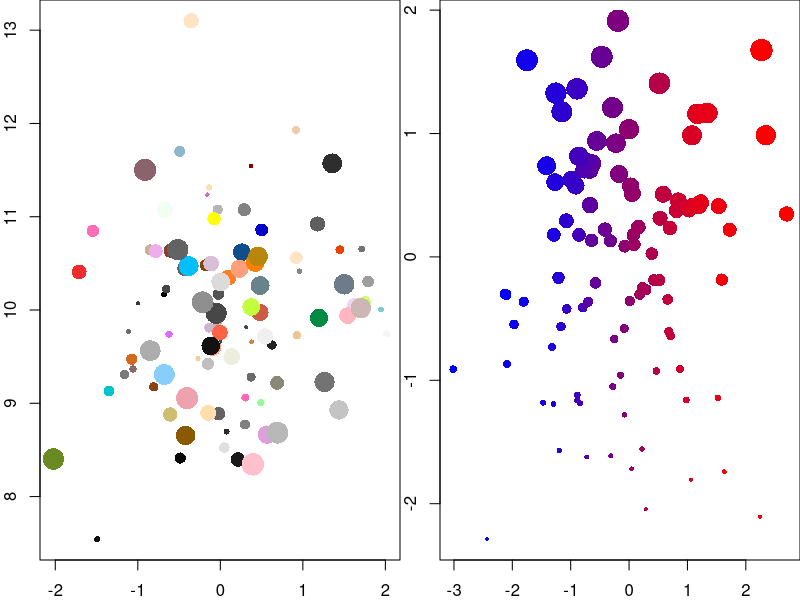
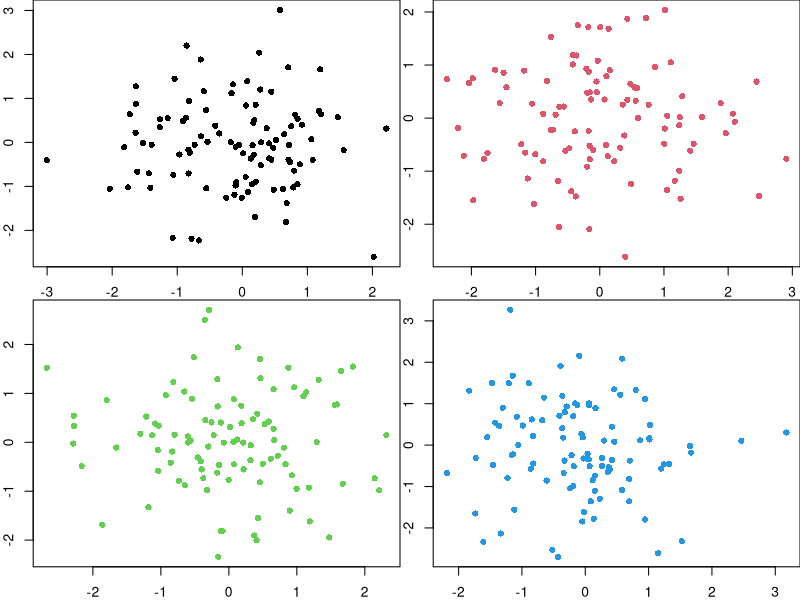
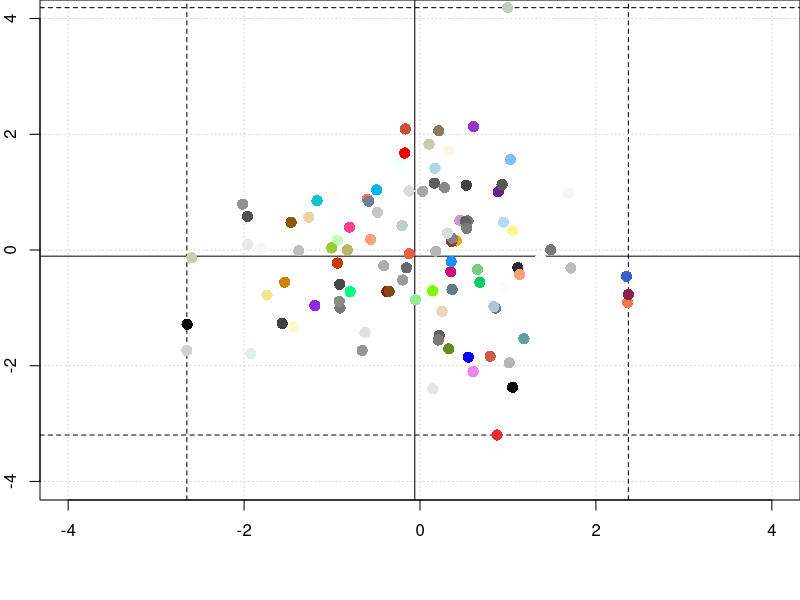
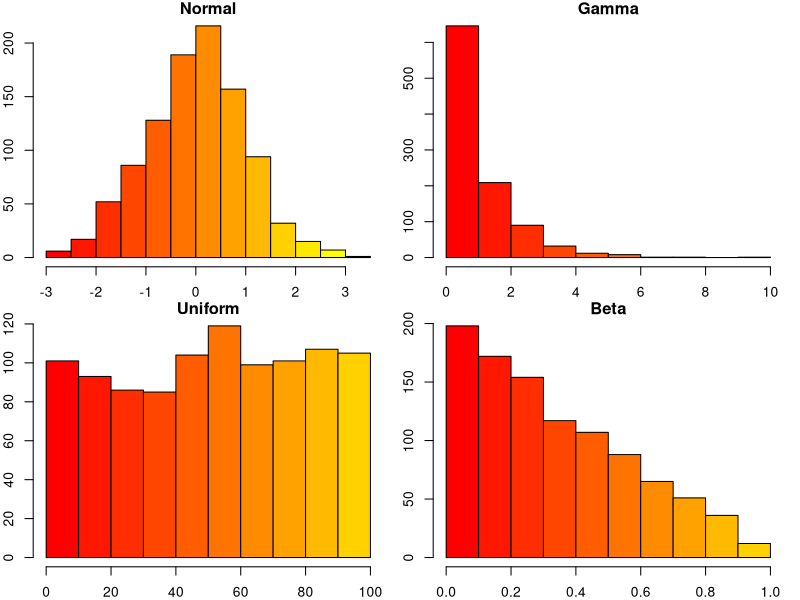
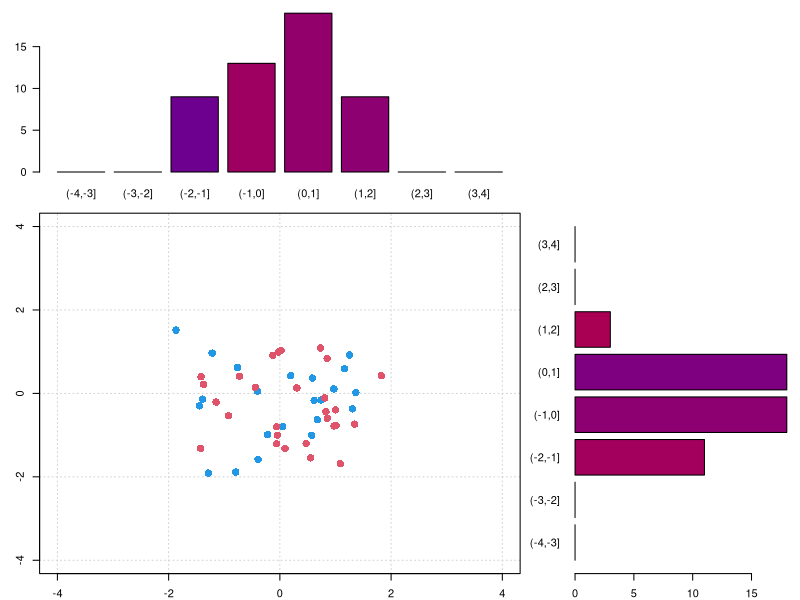
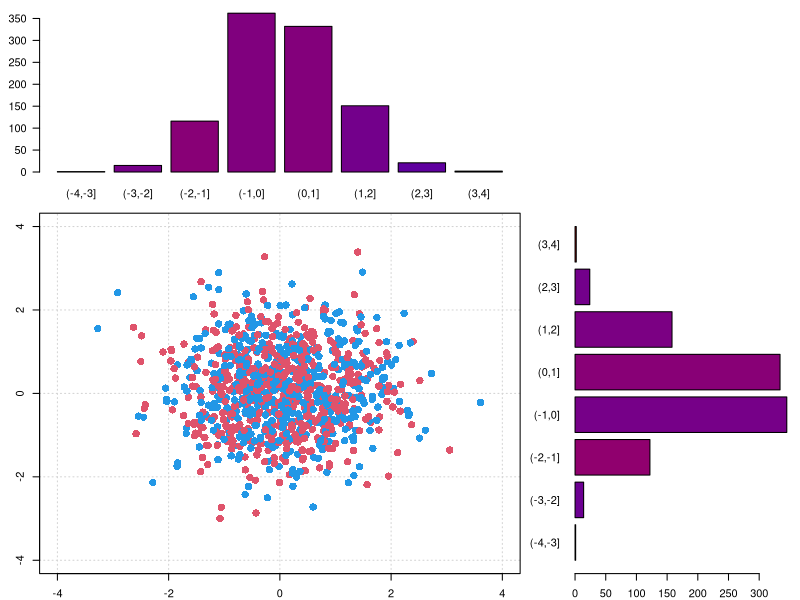
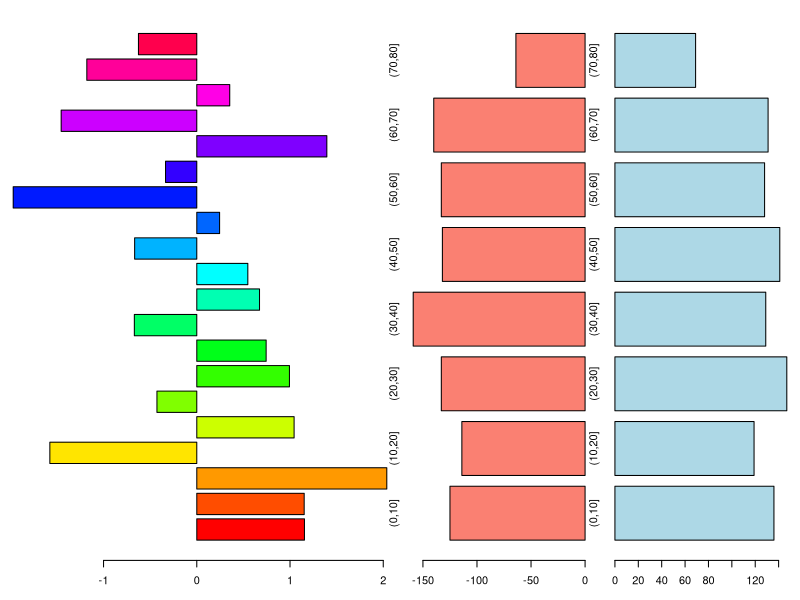
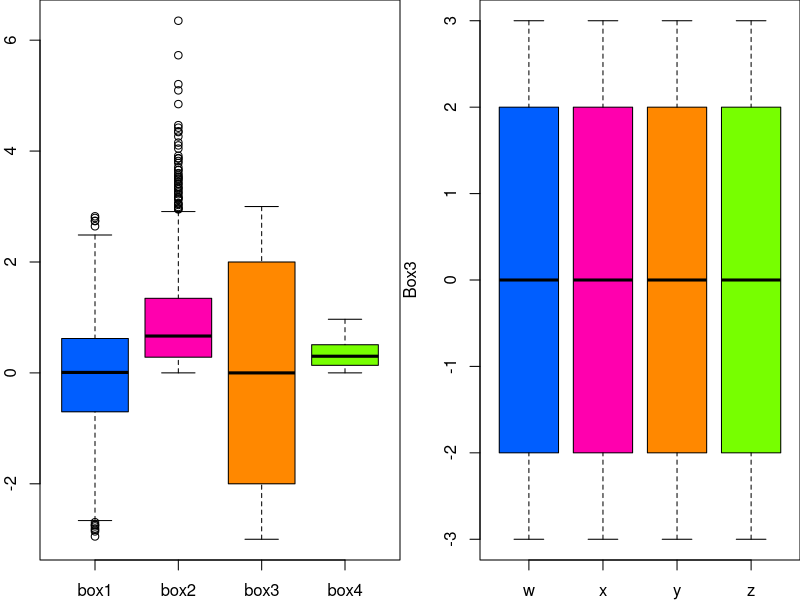

The R source for these figures, in order:
## ---- chunk 1
pdf(file = "./999_cahierCouleurs/Figure10-7.pdf", height = 2.5, width = 7)
  par(mfrow = c(1, 2))
  myX <- rnorm(100, mean = 0, sd = 1)
  myY <- rnorm(100, mean = 10, sd = 1)
  par(mar = c(2, 2, 0, 0))
  plot(x = myX, y = myY, xlab = "", cex.lab = 1.5, ylab = "",
    cex = seq(from = 0.5, to = 3, length.out = 100),
    pch = 16,
    col = sample(colors(), 100))
  myX <- rnorm(100)
  myY <- rnorm(100)
  dfGraph <- data.frame(myX, myY)
  dfGraph <- dfGraph[order(dfGraph$myX),]
  dfGraph$myCol <- colorRampPalette(c("blue", "red"))(100)
  dfGraph <- dfGraph[order(dfGraph$myY),]
  dfGraph$myCex <- seq(from = 0.5, to = 3, length.out = 100)
  plot(x = dfGraph$myX, y = dfGraph$myY, 
    cex = dfGraph$myCex, pch = 16, col = dfGraph$myCol, 
    xlab = "", ylab = "")
dev.off()
## ---- chunk 2
pdf(file = "./999_cahierCouleurs/Figure10-11.pdf", height = 4.5, width = 7)
  par(mfrow = c(2, 2), mar = c(2, 2, 0, 0))
  graph4 <- lapply(1:4, function(i){
    plot(x = rnorm(100), y = rnorm(100),
      xlab = "", ylab = "",
      col = i, pch = 16,)
  })
dev.off()
## ---- chunk 3
pdf(file = "./999_cahierCouleurs/Figure10-12.pdf", height = 4.5, width = 7)
  myX <- rnorm(100)
  myY <- rnorm(100)
  par(mar = c(5, 2, 0, 0)) 
  plot(x = myX, y = myY, xlab = "", ylab = "",
    xlim = c(-4, 4), ylim = c(-4, 4),   
    pch = 16, cex = 1.5, 
    col = sample(colors(), size = 100),
    panel.first = {
      grid()
      abline(v = c(min(myX), max(myX)), lty = 2)
      abline(h = c(min(myY), max(myY)), lty = 2)
      abline(v = mean(myX), lty = 1)
      abline(h = mean(myY), lty = 1)
  })
dev.off()
## ---- chunk 4
pdf(file = "./999_cahierCouleurs/Figure10-13.pdf", height = 4.5, width = 7)
  par(mfrow = c(2, 2), mar = c(2, 2, 1, 1))
  myX <- list(
    rnorm(1000),
    rgamma(1000, shape = 1),
    sample(1:100, size = 1000, replace = TRUE),
    rbeta(1000, shape1 = 1, shape2 = 2)
  )
  myTitle <- c("Normal", "Gamma", "Uniform", "Beta")
  tr <- lapply(1:4, function(i){
    hist(myX[[i]], 
      col = heat.colors(15), 
      main = myTitle[i]
    )
  })
dev.off()
## ---- chunk 5
pdf(file = "./999_cahierCouleurs/Figure10-16.pdf", height = 4.5, width = 7)
  n <- 50
  myX <- rnorm(n)
  myY <- rnorm(n)
  myCol <- c(2, sample(c(4, 2), size = (n - 1), replace = TRUE))
  myColors <- colorRampPalette(c("blue", "red"))(100)
  myYCut <- cut(myY, breaks = -4:4)
  myXCut <- cut(myX, breaks = -4:4)
  myYCutCol <- table(myCol, myYCut)
  myXCutCol <- table(myCol, myXCut)
  xCol <- round(
    myXCutCol[1,] / (myXCutCol[1,] + myXCutCol[2,]) * 100
  )
  xCol[is.na(xCol) | xCol == 0] <- 1
  yCol <- round(
    myYCutCol[1,] / (myYCutCol[1,] + myYCutCol[2,]) * 100
  )
  yCol[is.na(yCol) | yCol == 0] <- 1
  op <- par(no.readonly = TRUE)
  par(mar = c(2, 3, 1, 1))
  layout(matrix(c(1, 1, 0, 
                  2, 2, 3, 
                  2, 2, 3), ncol = 3, byrow = TRUE))
  barplot(table(myXCut), las = 1, col = myColors[xCol])
  plot(x = myX, y = myY, col = myCol, pch = 16, 
    xlim = c(-4, 4), ylim = c(-4, 4), cex = 1.5, 
    panel.first = grid())
  barplot(
    table(myYCut), 
    las = 1, 
    horiz = TRUE, 
    col = myColors[yCol])
dev.off()
## ---- chunk 6
graphBarplotCol <- function(n){
  myX <- rnorm(n)
  myY <- rnorm(n)
  myCol <- c(2, sample(c(4, 2), size = (n - 1), replace = TRUE))
  myColors <- colorRampPalette(c("blue", "red"))(100)
  myYCut <- cut(myY, breaks = -4:4)
  myXCut <- cut(myX, breaks = -4:4)
  myYCutCol <- table(myCol, myYCut)
  myXCutCol <- table(myCol, myXCut)
  xCol <- round(
    myXCutCol[1,] / (myXCutCol[1,] + myXCutCol[2,]) * 100
  )
  xCol[is.na(xCol) | xCol == 0] <- 1
  yCol <- round(
    myYCutCol[1,] / (myYCutCol[1,] + myYCutCol[2,]) * 100
  )
  yCol[is.na(yCol) | yCol == 0] <- 1
  op <- par(no.readonly = TRUE)
  par(mar = c(2, 3, 1, 1))
  layout(matrix(c(1, 1, 0, 
                  2, 2, 3, 
                  2, 2, 3), ncol = 3, byrow = TRUE))
  barplot(table(myXCut), las = 1, col = myColors[xCol])
  plot(x = myX, y = myY, col = myCol, pch = 16, 
    xlim = c(-4, 4), ylim = c(-4, 4), cex = 1.5, 
    panel.first = grid())
  barplot(
    table(myYCut), 
    las = 1, 
    horiz = TRUE, 
    col = myColors[yCol])
  par(op)
}
pdf(file = "./999_cahierCouleurs/Figure10-17.pdf", height = 4.5, width = 7)
  graphBarplotCol(n = 1000)
dev.off()
## ---- chunk 7
pdf(file = "./999_cahierCouleurs/Figure10-18.pdf", height = 2.5, width = 7)
  layout(matrix(c(1, 1, 2, 3), ncol = 4, byrow = TRUE))
  par(mar = c(3, 1, 1, 1)) 
  barplot(rnorm(20), horiz = TRUE, col = rainbow(20))
  gender <- data.frame(
    m = cut(sample(1:75, 1000, replace = TRUE), 
      breaks = seq(from = 0, to = 80, by = 10)), 
    f = cut(sample(1:75, 1000, replace = TRUE), 
      breaks = seq(from = 0, to = 80, by = 10))
  )
  par(mar = c(3, 1, 1, 1))
  barplot(-table(gender$f), horiz = TRUE, col = "salmon")
  barplot(table(gender$m), horiz = TRUE, col = "lightblue")
dev.off()
## ---- chunk 8
pdf(file = "./999_cahierCouleurs/Figure10-20.pdf", height = 2.5, width = 7)
  par(mfrow = c(1, 2))
  df <- data.frame(
    box1 = rnorm(1000), 
    box2 = rgamma(1000, shape = 1), 
    box3 = sample(-3:3, size = 1000, replace = TRUE),
    box4 = rbeta(1000, shape1 = 1, shape2 = 2)
  )
  par(mar = c(2, 2, 0, 0)) 
  boxplot(df, col = c(rgb(0, 94, 255, maxColorValue = 255),  
    rgb(255, 0, 174, maxColorValue = 255),  
    rgb(255, 136, 0, maxColorValue = 255),  
    rgb(119, 255, 0, maxColorValue = 255)))
  df$cat <- sample(
    c("w", "x", "y", "z"), 
    size = 1000, 
    replace = TRUE)
  par(mar = c(2, 4, 0, 0)) 
  boxplot(df$box3 ~ df$cat, 
    col = c(rgb(0, 94, 255, maxColorValue = 255),  
      rgb(255, 0, 174, maxColorValue = 255),  
      rgb(255, 136, 0, maxColorValue = 255),  
      rgb(119, 255, 0, maxColorValue = 255)), 
    ylab = "Box3")
dev.off()
## ---- chunk 9
pdf(file = "./999_cahierCouleurs/Figure10-22.pdf", height = 2.5, width = 7)
  par(mfrow = c(1, 2))
  df$cat2 <- sample(1:3, size = 1000, replace = TRUE)
  par(mar = c(2, 2, 0, 0))
  boxplot(df$box4 ~ df$cat*df$cat2, col = c(
    rgb(0, 94, 255, maxColorValue = 255),
    rgb(255, 0, 174, maxColorValue = 255),
    rgb(255, 136, 0, maxColorValue = 255),
    rgb(119, 255, 0, maxColorValue = 255)), ylab = "Box4")
  
  df$cat <- sample(
    c("w", "x", "y", "z"), 
    size = 1000, 
    replace = TRUE)
  par(mar = c(2, 2, 0, 0)) 
  boxplot(df$box2 ~ df$cat, horizontal = TRUE, 
    col = c(rgb(255, 110, 0, maxColorValue = 255),  
    rgb(230, 255, 0, maxColorValue = 255),  
    rgb(0, 178, 255, maxColorValue = 255),  
    rgb(166, 0, 255, maxColorValue = 255)), xlab = "Box2")
dev.off()
## ---- chunk 10
pdf(file = "./999_cahierCouleurs/Figure11-1.pdf", height = 2.5, width = 7)
  par(mar = c(2, 0, 0, 0), mfrow = c(1, 2)) 
  barplot(
    matrix(rep(1, 8), ncol = 1),
    col = c("black", "red", "green", "blue", 
      "cyan", "magenta", "yellow", "grey"), 
    names.arg = c("R < 4.0.0"), axes = FALSE)
  text(x = rep(1, 8), y = 1:8 - 0.5, labels = 1:8, col = c("white", rep(1, 7)), cex = 1)
  barplot(
    matrix(rep(1, 8), ncol = 1),
    col = c(1:8), 
    names.arg = c("R >= 4.0.0"), axes = FALSE)
  text(x = rep(1, 8), y = 1:8 - 0.5, labels = 1:8, col = c("white", rep(1, 7)), cex = 1)
dev.off()
## ---- chunk 11
pdf(file = "./999_cahierCouleurs/Figure11-2.pdf", height = 7, width = 7)
  par(mar = c(0, 0, 0, 0))
  plot(0, type = "n", xlim = c(0, 1), ylim = c(0, 1), 
    axes = FALSE, xlab = "", ylab = "")
  numRow <- 26
  numCol <- 26
  rect(
    xleft = rep((0:(numCol - 1)/numCol), numRow),  
    ybottom = sort(
      rep((0:(numRow - 1)/numRow),numCol), 
      decreasing = TRUE),
    xright = rep((1:numCol/numCol), numRow),
    ytop = sort(
      rep((1:numRow/numRow), numCol), 
      decreasing = TRUE),
    border = grey(0.5), 
    col = colors()[seq(1, numRow*numCol)])
  myLabels <- c(
    as.character(1:657), rep("", numRow*numCol - 657))
  text(
    x = rep((0:(numCol - 1)/numCol), numRow) + 0.02,
    y = sort(
      rep((0:(numRow - 1)/numRow), numCol), 
      decreasing = TRUE) + 0.02,
    labels = myLabels, 
    cex = 0.6)
dev.off()
## ---- chunk 12
pdf(file = "./999_cahierCouleurs/Figure11-XX.pdf", height = 2.5, width = 7)
  plot(1)
dev.off()
